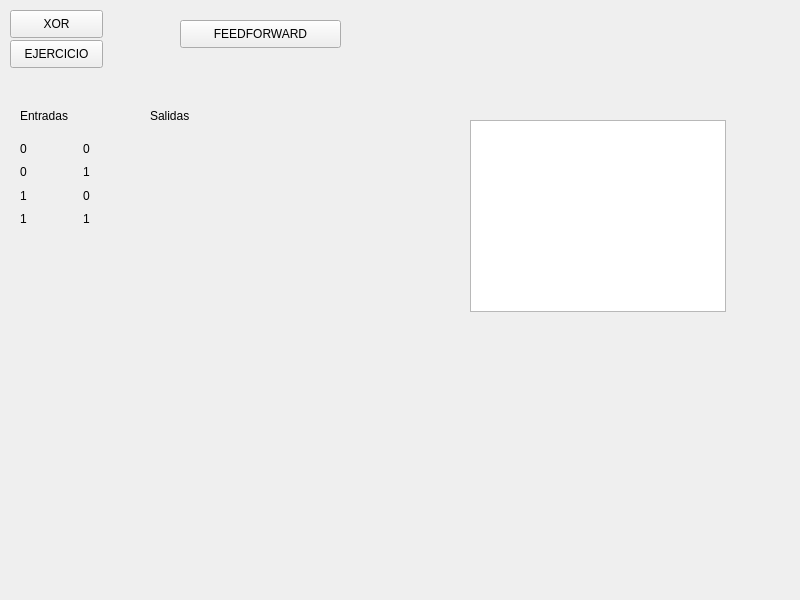
<?xml version="1.0" encoding="UTF-8"?>
<ui version="4.0">
 <class>MainWindow</class>
 <widget class="QMainWindow" name="MainWindow">
  <property name="geometry">
   <rect>
    <x>0</x>
    <y>0</y>
    <width>800</width>
    <height>600</height>
   </rect>
  </property>
  <property name="windowTitle">
   <string>MainWindow</string>
  </property>
  <widget class="QWidget" name="centralwidget">
   <widget class="QPushButton" name="xor">
    <property name="geometry">
     <rect>
      <x>10</x>
      <y>10</y>
      <width>93</width>
      <height>28</height>
     </rect>
    </property>
    <property name="text">
     <string>XOR</string>
    </property>
   </widget>
   <widget class="QPushButton" name="ejercicio">
    <property name="geometry">
     <rect>
      <x>10</x>
      <y>40</y>
      <width>93</width>
      <height>28</height>
     </rect>
    </property>
    <property name="text">
     <string>EJERCICIO</string>
    </property>
   </widget>
   <widget class="QPushButton" name="feedforward">
    <property name="geometry">
     <rect>
      <x>180</x>
      <y>20</y>
      <width>161</width>
      <height>28</height>
     </rect>
    </property>
    <property name="text">
     <string>FEEDFORWARD</string>
    </property>
   </widget>
   <widget class="QLabel" name="label">
    <property name="geometry">
     <rect>
      <x>20</x>
      <y>100</y>
      <width>101</width>
      <height>31</height>
     </rect>
    </property>
    <property name="text">
     <string>Entradas</string>
    </property>
   </widget>
   <widget class="QLabel" name="label_18">
    <property name="geometry">
     <rect>
      <x>150</x>
      <y>100</y>
      <width>91</width>
      <height>31</height>
     </rect>
    </property>
    <property name="text">
     <string>Salidas</string>
    </property>
   </widget>
   <widget class="QListWidget" name="listWidget">
    <property name="geometry">
     <rect>
      <x>470</x>
      <y>120</y>
      <width>256</width>
      <height>192</height>
     </rect>
    </property>
   </widget>
   <widget class="QWidget" name="">
    <property name="geometry">
     <rect>
      <x>20</x>
      <y>140</y>
      <width>119</width>
      <height>87</height>
     </rect>
    </property>
    <layout class="QGridLayout" name="gridLayout">
     <item row="0" column="0">
      <widget class="QLabel" name="label_2">
       <property name="text">
        <string>0</string>
       </property>
      </widget>
     </item>
     <item row="0" column="1">
      <widget class="QLabel" name="label_6">
       <property name="text">
        <string>0</string>
       </property>
      </widget>
     </item>
     <item row="1" column="0">
      <widget class="QLabel" name="label_3">
       <property name="text">
        <string>0</string>
       </property>
      </widget>
     </item>
     <item row="1" column="1">
      <widget class="QLabel" name="label_7">
       <property name="text">
        <string>1</string>
       </property>
      </widget>
     </item>
     <item row="2" column="0">
      <widget class="QLabel" name="label_4">
       <property name="text">
        <string>1</string>
       </property>
      </widget>
     </item>
     <item row="2" column="1">
      <widget class="QLabel" name="label_8">
       <property name="text">
        <string>0</string>
       </property>
      </widget>
     </item>
     <item row="3" column="0">
      <widget class="QLabel" name="label_5">
       <property name="text">
        <string>1</string>
       </property>
      </widget>
     </item>
     <item row="3" column="1">
      <widget class="QLabel" name="label_9">
       <property name="text">
        <string>1</string>
       </property>
      </widget>
     </item>
    </layout>
   </widget>
   <widget class="QWidget" name="">
    <property name="geometry">
     <rect>
      <x>150</x>
      <y>140</y>
      <width>241</width>
      <height>87</height>
     </rect>
    </property>
    <layout class="QGridLayout" name="gridLayout_2">
     <item row="0" column="0">
      <widget class="QLabel" name="label_10">
       <property name="text">
        <string/>
       </property>
      </widget>
     </item>
     <item row="0" column="1">
      <widget class="QLabel" name="label_14">
       <property name="text">
        <string/>
       </property>
      </widget>
     </item>
     <item row="1" column="0">
      <widget class="QLabel" name="label_11">
       <property name="text">
        <string/>
       </property>
      </widget>
     </item>
     <item row="1" column="1">
      <widget class="QLabel" name="label_15">
       <property name="text">
        <string/>
       </property>
      </widget>
     </item>
     <item row="2" column="0">
      <widget class="QLabel" name="label_12">
       <property name="text">
        <string/>
       </property>
      </widget>
     </item>
     <item row="2" column="1">
      <widget class="QLabel" name="label_16">
       <property name="text">
        <string/>
       </property>
      </widget>
     </item>
     <item row="3" column="0">
      <widget class="QLabel" name="label_13">
       <property name="text">
        <string/>
       </property>
      </widget>
     </item>
     <item row="3" column="1">
      <widget class="QLabel" name="label_17">
       <property name="text">
        <string/>
       </property>
      </widget>
     </item>
    </layout>
   </widget>
  </widget>
 </widget>
 <resources/>
 <connections/>
</ui>
